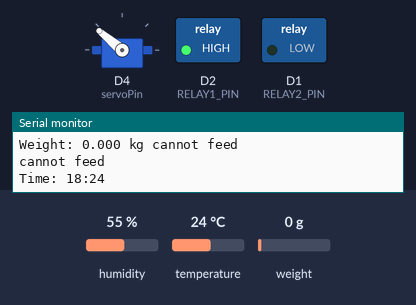
Simulated run of this sketch. Board: ESP8266 (NodeMCU). Parts: servo, switched loads named in the sketch (green lamp = pin HIGH), the last lines printed to the serial monitor. The inputs (shaded band) are chosen by the test bench; at power-on: temperature 24 °C, humidity 55 %, weight on the scale 0 g. WiFi joins after 1.5 s; servers stay silent unless stated.

Above: at 8.2 s.
8.3 s: temperature set to 33 °C
At 11.8 s:
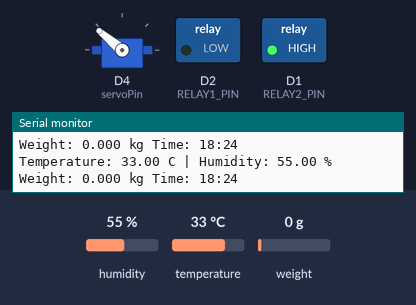
13.8 s: temperature set to 12 °C
At 16.0 s:
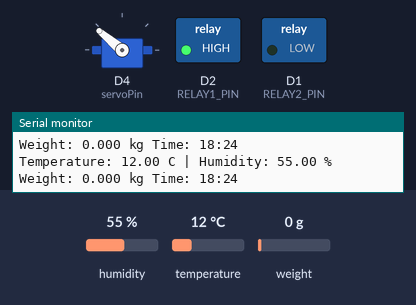
16.3 s: temperature set to 41 °C
At 19.1 s:
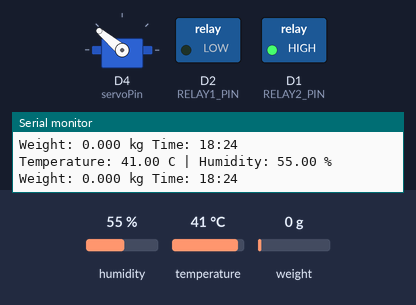
Timing chart, 0 to 20.6 s (numbered marks = the images above; inputs shaded):
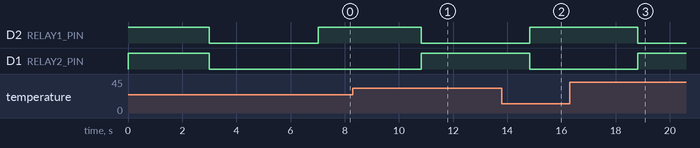

Measured:
- after the input at 8.3 s, D2 (RELAY1_PIN): HIGH → LOW after 2.5 s; D1 (RELAY2_PIN): LOW → HIGH after 2.5 s
- after the input at 13.8 s, D2 (RELAY1_PIN): LOW → HIGH after 1.0 s; D1 (RELAY2_PIN): HIGH → LOW after 1.0 s
- after the input at 16.3 s, D2 (RELAY1_PIN): HIGH → LOW after 2.5 s; D1 (RELAY2_PIN): LOW → HIGH after 2.5 s

The sketch:

ATP_1A.ino
```cpp
#define BLYNK_TEMPLATE_ID "TMPLgzEh6kA9"
#define BLYNK_TEMPLATE_NAME "NodeMCU"
#define BLYNK_AUTH_TOKEN "0EZ5HIou7Sr0s3FeRCJnRW6R-j6ddrYk"
#define BLYNK_PRINT Serial

#include <ESP8266WiFi.h>
#include <DHT.h>
#include <HX711.h>
#include <Servo.h>
#include <BlynkSimpleEsp8266.h>
// #include <Blynk.h>
// #include <TimeLib.h>
#include <ezTime.h>
Timezone myTZ;
#define DHTPIN D3      // DHT11 sensor pin
#define DHTTYPE DHT11 // DHT11 sensor type
#define RELAY1_PIN D2  // Relay1 pin
#define RELAY2_PIN D1    // Relay2 pin


DHT dht(DHTPIN, DHTTYPE);
BlynkTimer timer;
Servo servoMotor;
HX711 scale;

const int LOADCELL_DOUT_PIN = D7;
const int LOADCELL_SCK_PIN = D8;
float calibration_factor = -103500; //- 86670worked for my 440lb max scale setup

int servoPin = D4;       // Change this to the pin where you connected the servo motor
int feedingHour1 = 0;    // Initialize feeding hour for the first feeding time to 0
int feedingMinute1 = 0;  // Initialize feeding minute for the first feeding time to 0
int feedingHour2 = 0;    // Initialize feeding hour for the second feeding time to 0
int feedingMinute2 = 0;  // Initialize feeding minute for the second feeding time to 0
int warn;
int prev_warn = -1;
float temp;
float humidity;
float weight;
float m;
unsigned long interval = 2000l;  // Check if it's time to feed the poultry for the first feeding time

int currentHour = 0;
int currentMinute = 0;
int previousMinute1 = -1;
int previousMinute2 = -1;
  static bool prev_tempCold = false;
  static bool prev_tempHot = false;
  bool tempCold = (temp <= 29);
  bool tempHot = (temp >= 31);

char auth[] = "0EZ5HIou7Sr0s3FeRCJnRW6R-j6ddrYk";
char ssid[] = "realme 8 5G";
char pass[] = "Paloadka";

void weights()
{
  scale.set_scale(calibration_factor); //Adjust to this calibration factor
  weight = scale.get_units(), 3;
  Serial.print("Weight: ");
  Serial.print(weight, 3);
  Serial.print(" kg " );

  if(weight <=.05)
  {
    warn = 1;
  }
  else
  {
    warn = 0;
  }

  if(warn != prev_warn)
  {
    prev_warn = warn;

    if(warn == 1)
    {
      Blynk.logEvent("warning", "Store Feeds");
    }
  }

  Blynk.virtualWrite(V8, weight);  // Display weight on virtual pin 0
  Blynk.virtualWrite(V9, warn);    // Display warning on virtual pin 1
}

void openFoodStorage()
{
  servoMotor.write(140);
  delay(1000);
  servoMotor.write(0);
  delay(3000);

}

void closeFoodStorage()
{
  servoMotor.write(140);
  delay(100);


}


void feedPoultry()
{

  // Check if it's time to feed the poultry for the first feeding time
  if(currentHour == feedingHour1 && currentMinute == feedingMinute1 && currentMinute != previousMinute1)
  {
    // make sure it run only once
    previousMinute1 = currentMinute;
    if(warn == 0)
    {
      openFoodStorage();
      // Notify in Blynk that feeding is done
      Blynk.virtualWrite(V9, "Feeding 1 done");
      closeFoodStorage();
      Serial.println("Feeding 1 done");
      Blynk.logEvent("notification", "Done first feeding");
    }
    else
    {
      Serial.println("cannot feed");
      Blynk.logEvent("alert", "Cannot proceed schedule 1");
    }
  }

  // Check if it's time to feed the poultry for the second feeding time
  if(currentHour == feedingHour2 && currentMinute == feedingMinute2 && currentMinute != previousMinute2)
  {
    // make sure it run only once
    previousMinute2 = currentMinute;
    if(warn == 0)
    {
      openFoodStorage();
      // Notify in Blynk that feeding is done
      Blynk.virtualWrite(V9, "Feeding 2 done");
      closeFoodStorage();

      Serial.println("Feeding 2 done");
      Blynk.logEvent("notification", "Done second feeding");
    }
    else
    {
      Serial.println("cannot feed");
      Blynk.logEvent("alert", "Cannot proceed schedule 2");
    }
  }
}


void sendSensorData()
{
  temp = dht.readTemperature();  // Read temperature data from DHT11 sensor
  float hum = dht.readHumidity();      // Read humidity data from DHT11 sensor
  if(isnan(temp) || isnan(hum))
  {
    Serial.println("Failed to read from DHT sensor!");
    return;
  }
  Serial.print("Temperature: ");
  Serial.print(temp);
  Serial.print(" C | Humidity: ");
  Serial.print(hum);
  Serial.println(" %");
if (temp <=29) {
    digitalWrite(RELAY1_PIN, HIGH);  // Turn on Relay 1
    digitalWrite(RELAY2_PIN, LOW); // Turn off Relay 2

  }
  else if (temp >=31) {
    digitalWrite(RELAY1_PIN, LOW); // Turn off Relay 1
    digitalWrite(RELAY2_PIN, HIGH);  // Turn on Relay 2
  }
  else {
    digitalWrite(RELAY1_PIN, LOW);  // Turn off Relay 1
    digitalWrite(RELAY2_PIN, LOW);  // Turn off Relay 2
  }
if (tempCold != prev_tempCold) {
    prev_tempCold = tempCold;
    if (tempCold) {
      Blynk.logEvent("alert", "Fans On, Temperature is Hot");
    }
  }

  if (tempHot != prev_tempHot) {
    prev_tempHot = tempHot;
    if (tempHot) {
      Blynk.logEvent("alert", "Lights On! Temperature is Cold");
    }
  }

  Blynk.virtualWrite(V5, temp);  // Send temperature and humidity data to Blynk app
  Blynk.virtualWrite(V6, hum);
}

void printCurrentTime()
{
  currentHour = hour();
  currentMinute = minute();

  currentHour += 8;
  if(currentHour >= 24)
  {
    currentHour -= 24;
  }
  Serial.print("Time: ");
  Serial.print(currentHour);
  Serial.print(":");
  Serial.println(currentMinute);
}

// returns military time
void convertSecondsToHoursMinutes(int seconds_, int& hours_, int& minutes_)
{
  // Calculate total minutes
  int totalMinutes = seconds_ / 60;

  // Calculate hours and minutes separately
  hours_ = totalMinutes / 60;
  minutes_ = totalMinutes % 60;
}
BLYNK_CONNECTED()
{

  Blynk.syncVirtual(V1);
  Blynk.syncVirtual(V2);
}

BLYNK_WRITE(V1)
{
  // Get the feeding hour for the first feeding time from Blynk
  // Get the feeding minute for the first feeding time from Blynk

  convertSecondsToHoursMinutes(param[0].asInt(), feedingHour1, feedingMinute1);
  Serial.print("Feeding Time 1: ");
  Serial.print(feedingHour1);
  Serial.print(":");
  Serial.println(feedingMinute1);
}

// This function is called whenever the second feeding time is updated in Blynk
BLYNK_WRITE(V2)
{
  // Get the feeding hour for the second feeding time from Blynk
  // Get the feeding minute for the second feeding time from Blynk

  convertSecondsToHoursMinutes(param[0].asInt(), feedingHour2, feedingMinute2);
  Serial.print("Feeding Time 2: ");
  Serial.print(feedingHour2);
  Serial.print(":");
  Serial.println(feedingMinute2);
}

void setup()
{

  pinMode(RELAY1_PIN, OUTPUT);
  pinMode(RELAY2_PIN, OUTPUT);
  digitalWrite(RELAY1_PIN, HIGH);
  digitalWrite(RELAY2_PIN, HIGH);
  delay(3000);
  digitalWrite(RELAY1_PIN, LOW);
  digitalWrite(RELAY2_PIN, LOW);

  Serial.begin(115200);
  servoMotor.attach(servoPin, 500, 2400);
  servoMotor.write(140);
  dht.begin();

  Blynk.begin(auth, ssid, pass);
  Serial.println("Connected to Blynk.");

  timer.setInterval(interval, sendSensorData);
  timer.setInterval(interval, weights);
  timer.setInterval(interval, feedPoultry);
  timer.setInterval(interval, printCurrentTime);

  scale.begin(LOADCELL_DOUT_PIN, LOADCELL_SCK_PIN);
  while(!scale.is_ready())
  {
    Serial.println("Waiting load cell...");
    delay(1000);
  }
  scale.set_scale(calibration_factor); //Adjust to this calibration factor
  scale.tare();
  float zero_factor = scale.read_average();  //Get a baseline reading
  Serial.print("Zero factor: ");            //This can be used to remove the need to tare the scale. Useful in permanent scale projects.
  Serial.println(zero_factor);
  while(!waitForSync())
  {
    Serial.println("Waiting for sync");
    delay(1000);
  }
}

void loop()
{

  Blynk.run();
  timer.run();

  // This function is called whenever the first feeding time is updated in Blynk
}
```
